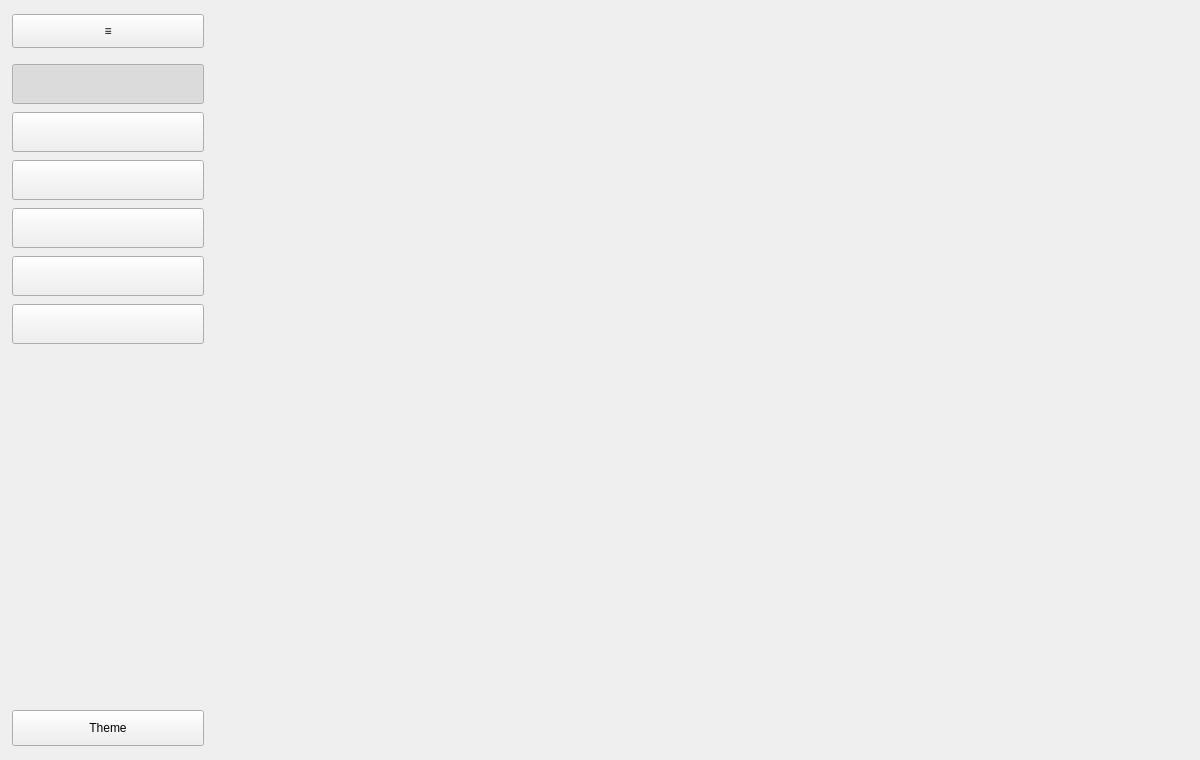
<?xml version='1.0' encoding='utf-8'?>
<ui version="4.0">
 <class>MainWindow</class>
 <widget class="QCustomQMainWindow" name="MainWindow">
  <property name="geometry">
   <rect>
    <x>0</x>
    <y>0</y>
    <width>1200</width>
    <height>760</height>
   </rect>
  </property>
  <property name="windowTitle">
   <string>Aurora Deck Pro</string>
  </property>
  <widget class="QWidget" name="centralwidget">
   <layout class="QHBoxLayout" name="rootLayout">
    <property name="spacing">
     <number>0</number>
    </property>
    <property name="leftMargin">
     <number>0</number>
    </property>
    <property name="topMargin">
     <number>0</number>
    </property>
    <property name="rightMargin">
     <number>0</number>
    </property>
    <property name="bottomMargin">
     <number>0</number>
    </property>
    <item>
     <widget class="QCustomSidebar" name="sidebar">
      <property name="minimumSize">
       <size>
        <width>216</width>
        <height>0</height>
       </size>
      </property>
      <property name="maximumSize">
       <size>
        <width>216</width>
        <height>16777215</height>
       </size>
      </property>
      <property name="collapsedWidth" stdset="0">
       <number>64</number>
      </property>
      <property name="expandedWidth" stdset="0">
       <number>216</number>
      </property>
      <property name="defaultWidth" stdset="0">
       <number>216</number>
      </property>
      <property name="toggleButtonName" stdset="0">
       <string>sidebarToggle</string>
      </property>
      <property name="animationDuration" stdset="0">
       <number>320</number>
      </property>
      <layout class="QVBoxLayout" name="sidebarLayout">
       <property name="spacing">
        <number>8</number>
       </property>
       <property name="leftMargin">
        <number>12</number>
       </property>
       <property name="topMargin">
        <number>14</number>
       </property>
       <property name="rightMargin">
        <number>12</number>
       </property>
       <property name="bottomMargin">
        <number>14</number>
       </property>
       <item>
        <widget class="QPushButton" name="sidebarToggle">
         <property name="minimumSize">
          <size>
           <width>0</width>
           <height>34</height>
          </size>
         </property>
         <property name="text">
          <string>≡</string>
         </property>
        </widget>
       </item>
       <item>
        <widget class="QCustomSidebarLabel" name="brandLabel">
         <property name="text" stdset="0">
          <string>✦ AURORA</string>
         </property>
        </widget>
       </item>
       <item>
        <widget class="QCustomSidebarButton" name="navOverview">
         <property name="minimumSize">
          <size>
           <width>0</width>
           <height>40</height>
          </size>
         </property>
         <property name="checkable">
          <bool>true</bool>
         </property>
         <property name="autoExclusive">
          <bool>true</bool>
         </property>
         <property name="checked">
          <bool>true</bool>
         </property>
         <property name="labelText" stdset="0">
          <string>◉   Overview</string>
         </property>
        </widget>
       </item>
       <item>
        <widget class="QCustomSidebarButton" name="navStations">
         <property name="minimumSize">
          <size>
           <width>0</width>
           <height>40</height>
          </size>
         </property>
         <property name="checkable">
          <bool>true</bool>
         </property>
         <property name="autoExclusive">
          <bool>true</bool>
         </property>
         <property name="labelText" stdset="0">
          <string>▤   Stations</string>
         </property>
        </widget>
       </item>
       <item>
        <widget class="QCustomSidebarButton" name="navForecast">
         <property name="minimumSize">
          <size>
           <width>0</width>
           <height>40</height>
          </size>
         </property>
         <property name="checkable">
          <bool>true</bool>
         </property>
         <property name="autoExclusive">
          <bool>true</bool>
         </property>
         <property name="labelText" stdset="0">
          <string>◈   Forecast</string>
         </property>
        </widget>
       </item>
       <item>
        <widget class="QCustomSidebarButton" name="navAnalytics">
         <property name="minimumSize">
          <size>
           <width>0</width>
           <height>40</height>
          </size>
         </property>
         <property name="checkable">
          <bool>true</bool>
         </property>
         <property name="autoExclusive">
          <bool>true</bool>
         </property>
         <property name="labelText" stdset="0">
          <string>◔   Analytics</string>
         </property>
        </widget>
       </item>
       <item>
        <widget class="QCustomSidebarButton" name="navGallery">
         <property name="minimumSize">
          <size>
           <width>0</width>
           <height>40</height>
          </size>
         </property>
         <property name="checkable">
          <bool>true</bool>
         </property>
         <property name="autoExclusive">
          <bool>true</bool>
         </property>
         <property name="labelText" stdset="0">
          <string>▧   Gallery</string>
         </property>
        </widget>
       </item>
       <item>
        <widget class="QCustomSidebarButton" name="navSettings">
         <property name="minimumSize">
          <size>
           <width>0</width>
           <height>40</height>
          </size>
         </property>
         <property name="checkable">
          <bool>true</bool>
         </property>
         <property name="autoExclusive">
          <bool>true</bool>
         </property>
         <property name="labelText" stdset="0">
          <string>⚙   Settings</string>
         </property>
        </widget>
       </item>
       <item>
        <spacer name="sidebarSpacer">
         <property name="orientation">
          <enum>Qt::Vertical</enum>
         </property>
         <property name="sizeHint" stdset="0">
          <size>
           <width>20</width>
           <height>40</height>
          </size>
         </property>
        </spacer>
       </item>
       <item>
        <widget class="QCustomThemeDarkLightToggle" name="themeToggle">
         <property name="minimumSize">
          <size>
           <width>0</width>
           <height>36</height>
          </size>
         </property>
         <property name="text">
          <string>Theme</string>
         </property>
        </widget>
       </item>
      </layout>
     </widget>
    </item>
    <item>
     <widget class="QCustomQStackedWidget" name="pageStack">
      <property name="sizePolicy">
       <sizepolicy hsizetype="Expanding" vsizetype="Expanding">
        <horstretch>1</horstretch>
        <verstretch>0</verstretch>
       </sizepolicy>
      </property>
      <property name="slideTransition" stdset="0">
       <bool>true</bool>
      </property>
      <property name="transitionTime" stdset="0">
       <number>420</number>
      </property>
      <widget class="QCustomComponentContainer" name="overviewContainer">
       <property name="filePath" stdset="0">
        <string>ui/OverviewComponent.ui</string>
       </property>
       <property name="previewComponent" stdset="0">
        <bool>false</bool>
       </property>
      </widget>
      <widget class="QCustomComponentContainer" name="stationsContainer">
       <property name="filePath" stdset="0">
        <string>ui/StationsComponent.ui</string>
       </property>
       <property name="previewComponent" stdset="0">
        <bool>false</bool>
       </property>
      </widget>
      <widget class="QCustomComponentContainer" name="forecastContainer">
       <property name="filePath" stdset="0">
        <string>ui/ForecastComponent.ui</string>
       </property>
       <property name="previewComponent" stdset="0">
        <bool>false</bool>
       </property>
      </widget>
      <widget class="QCustomComponentContainer" name="analyticsContainer">
       <property name="filePath" stdset="0">
        <string>ui/AnalyticsComponent.ui</string>
       </property>
       <property name="previewComponent" stdset="0">
        <bool>false</bool>
       </property>
      </widget>
      <widget class="QCustomComponentContainer" name="galleryContainer">
       <property name="filePath" stdset="0">
        <string>ui/GalleryComponent.ui</string>
       </property>
       <property name="previewComponent" stdset="0">
        <bool>false</bool>
       </property>
      </widget>
      <widget class="QCustomComponentContainer" name="settingsContainer">
       <property name="filePath" stdset="0">
        <string>ui/SettingsComponent.ui</string>
       </property>
       <property name="previewComponent" stdset="0">
        <bool>false</bool>
       </property>
      </widget>
     </widget>
    </item>
   </layout>
  </widget>
 </widget>
 <customwidgets>
  <customwidget>
   <class>QCustomQMainWindow</class>
   <extends>QMainWindow</extends>
   <header>Custom_Widgets.QCustomQMainWindow</header>
   <container>1</container>
  </customwidget>
  <customwidget>
   <class>QCustomSidebar</class>
   <extends>QWidget</extends>
   <header>Custom_Widgets.QCustomSidebar</header>
   <container>1</container>
  </customwidget>
  <customwidget>
   <class>QCustomSidebarLabel</class>
   <extends>QWidget</extends>
   <header>Custom_Widgets.QCustomSidebarLabel</header>
  </customwidget>
  <customwidget>
   <class>QCustomSidebarButton</class>
   <extends>QPushButton</extends>
   <header>Custom_Widgets.QCustomSidebarButton</header>
  </customwidget>
  <customwidget>
   <class>QCustomThemeDarkLightToggle</class>
   <extends>QPushButton</extends>
   <header>Custom_Widgets.QCustomThemeDarkLightToggle</header>
  </customwidget>
  <customwidget>
   <class>QCustomQStackedWidget</class>
   <extends>QStackedWidget</extends>
   <header>Custom_Widgets.QCustomQStackedWidget</header>
   <container>1</container>
  </customwidget>
  <customwidget>
   <class>QCustomComponentContainer</class>
   <extends>QWidget</extends>
   <header>Custom_Widgets.QCustomComponentContainer</header>
   <container>1</container>
  </customwidget>
 <customwidget><class>QPushButton</class><extends>QPushButton</extends><header location="global">Custom_Widgets.Theme.h</header><container>1</container></customwidget><customwidget><class>QLabel</class><extends>QLabel</extends><header location="global">Custom_Widgets.Theme.h</header><container>1</container></customwidget></customwidgets>
 <connections />
</ui>
